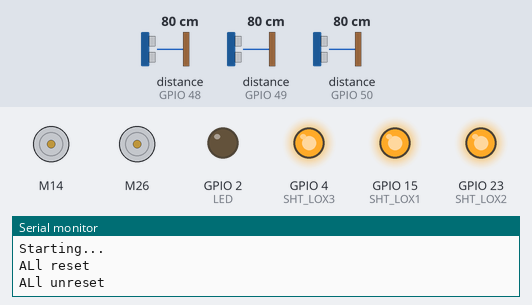
Recording of a sketch running on a simulated ESP32. On the bench: 2 × DC motor (green arrow = forward, orange = backward, longer = faster), output pins drawn as LEDs (lit = HIGH), the last lines printed to the serial monitor. The test bench sets the inputs (shaded band); at power-on: distance to the obstacle (sensors on GPIO 48, GPIO 49, GPIO 50) 80 cm.

Above: at 0.5 s.
1.0 s: distance to the obstacle (sensor on GPIO 48) set to 195 cm
4.0 s: distance to the obstacle (sensor on GPIO 48) set to 206 cm
At 28.1 s:
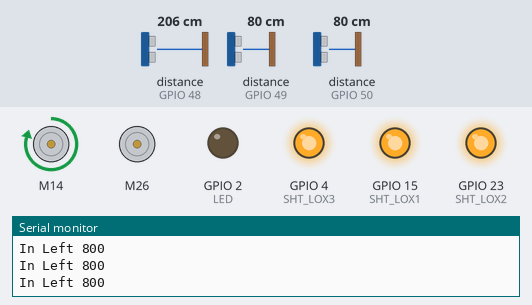
Timing chart, 0 to 28.6 s (numbered marks = the images above; inputs shaded):
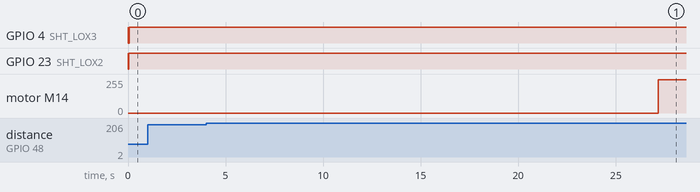

Measured:
- the behaviour switches between 200 and 201 cm on distance to the obstacle (sensor on GPIO 48) (found by bisection; images 0 and 1)
- after the input at 4.0 s, motor M14: stopped → forward 250/255 after 23.2 s

The sketch:

offset.ino
```cpp
#include "Adafruit_VL53L0X.h"
#include "Wire.h"
#include "TB6612_ESP32.h"
#define PWMA 13
#define AIN2 12
#define AIN1 14
#define STBY 27
#define BIN1 26
#define BIN2 25
#define PWMB 33

const int offsetA = 1;
const int offsetB = 1;

Motor motor1 = Motor(AIN1, AIN2, PWMA, offsetA, STBY,5000 ,8,1 );
Motor motor2 = Motor(BIN1, BIN2, PWMB, offsetB, STBY,5000 ,8,2 );

#define LED 2

// address we will assign if dual sensor is present
#define LOX1_ADDRESS 0x30
#define LOX2_ADDRESS 0x31
#define LOX3_ADDRESS 0x32

// set the pins to shutdown
#define SHT_LOX1 15 //right 15
#define SHT_LOX2 23 //left 23
#define SHT_LOX3 4 //center 4

#define maxSpeed 250
#define basespeeda 220
#define basespeedb 220

int motorspeeda;
int motorspeedb;

int offset = 0;

uint16_t lastPosition = 0;
float Kp = 0.2;
float Ki = 0;
float Kd = 0.0;
int PL;
int IL;
int DL;
int error = 0;
int lastError = 0;


// objects for the vl53l0x
Adafruit_VL53L0X lox1 = Adafruit_VL53L0X();
Adafruit_VL53L0X lox2 = Adafruit_VL53L0X();
Adafruit_VL53L0X lox3 = Adafruit_VL53L0X();

// this holds the measurement
int measure1;
int measure2;
int measure3;

VL53L0X_RangingMeasurementData_t m1;
VL53L0X_RangingMeasurementData_t m2;
VL53L0X_RangingMeasurementData_t m3;

void mspeed(int posa, int posb) {
  motor1.drive(posa);
  motor2.drive(posb);
}

void setID() {
  // all reset
  digitalWrite(SHT_LOX1, LOW);
  digitalWrite(SHT_LOX2, LOW);
  digitalWrite(SHT_LOX3, LOW);
  delay(10);
  Serial.println("ALl reset ");
  // all unreset
  digitalWrite(SHT_LOX1, HIGH);
  digitalWrite(SHT_LOX2, HIGH);
  digitalWrite(SHT_LOX3, HIGH);
  delay(10);
  Serial.println("ALl unreset ");

  // activating LOX1 and resetting LOX2
  digitalWrite(SHT_LOX1, HIGH);
  digitalWrite(SHT_LOX2, LOW);
  digitalWrite(SHT_LOX3, LOW);
  delay(10);

  //Serial.println("activating 1st ... ");
  // initing LOX1
  if(!lox1.begin(LOX1_ADDRESS)) {
    Serial.println(F("Failed to boot first VL53L0X"));
    while(1);
  }
  delay(10);

  // activating LOX2
  digitalWrite(SHT_LOX2, HIGH);
  digitalWrite(SHT_LOX3, LOW);
  delay(10);


  //initing LOX2
  if(!lox2.begin(LOX2_ADDRESS)) {
    Serial.println(F("Failed to boot second VL53L0X"));
    while(1);
  }

  delay(10);

  digitalWrite(SHT_LOX3, HIGH);
  delay(10);

  //initing LOX2
  if(!lox3.begin(LOX3_ADDRESS)) {
    Serial.println(F("Failed to boot third VL53L0X"));
    while(1);
  }
}

void avg() {
  int sum=0;

  for(int i = 0; i < 400; i++){
    lox1.rangingTest(&m1, false); // pass in 'true' to get debug data printout!
    lox2.rangingTest(&m2, false); // pass in 'true' to get debug data printout!
    if(m1.RangeStatus != 4 && m2.RangeStatus != 4) {
      digitalWrite(LED,HIGH);
      delay(5);
      digitalWrite(LED,LOW);
      delay(5);
      sum = sum +  m1.RangeMilliMeter - m2.RangeMilliMeter;
    }
  }

  // Serial.print(F("1: "));
  // Serial.print(avg1);
  // Serial.print(" ");
  // Serial.print(F("2: "));
  // Serial.print(avg2);
  // Serial.println();

  offset = sum/1000;
  //Serial.println(offset);

}


void PID_wall() {
  lox1.rangingTest(&m1, false); // pass in 'true' to get debug data printout!
  lox2.rangingTest(&m2, false);
  lox3.rangingTest(&m3, false);
  if(m3.RangeMilliMeter > 75){
    int position = m1.RangeMilliMeter - m2.RangeMilliMeter;
    if(position + 5 > offset || position > offset){
      Serial.print("In Left ");
    }else if(position - 5 < offset || position < offset){
      Serial.print("In right ");
    }else{
      Serial.print("In center ");
    }
    Serial.println(m3.RangeMilliMeter);
    int error = position - offset;
    PL = error;
    IL = IL + error;
    DL = error - lastError;
    lastError = error;
    int motorspeed = PL * Kp + IL * Ki + DL * Kd;

    int motorspeeda = basespeeda + motorspeed;
    int motorspeedb = basespeedb - motorspeed;

    if (motorspeeda > maxSpeed) {
      motorspeeda = maxSpeed;
    }
    if (motorspeedb > maxSpeed) {
      motorspeedb = maxSpeed;
    }
    if (motorspeeda < 0) {
      motorspeeda = 0;
    }
    if (motorspeedb < 0) {
      motorspeedb = 0;
    }
    // Serial.print(F("left motorspeed : "));
    // Serial.print(motorspeeda);
    // Serial.print("\t");
    // Serial.print(F("right motorspeed : "));
    // Serial.println(motorspeedb);
    mspeed(motorspeeda, motorspeedb);
  }else{
    mspeed(0,0);
  }


}


void setup() {
  Serial.begin(115200);

  // wait until serial port opens for native USB devices
  while (! Serial) { delay(1); }

  pinMode(SHT_LOX1, OUTPUT);
  pinMode(SHT_LOX2, OUTPUT);
  pinMode(SHT_LOX3, OUTPUT);

  Serial.println(F("Shutdown pins inited..."));

  digitalWrite(SHT_LOX1, LOW);
  digitalWrite(SHT_LOX2, LOW);
  digitalWrite(SHT_LOX3, LOW);
  Serial.println(F("Both in reset mode...(pins are low)"));

  pinMode(LED, OUTPUT);
  Serial.println(F("Starting..."));
  setID();
  avg();

  // Attach encoder pins


  // Set motor speed to 0 initially

}

void loop() {

  PID_wall();
  //delay(50);

  // Print encoder position

  // Map encoder position to motor speed


  // Set motor speed

  // If encoder position exceeds a certain value, reverse motor direction


  // Add a delay to control loop execution rate

}
```
